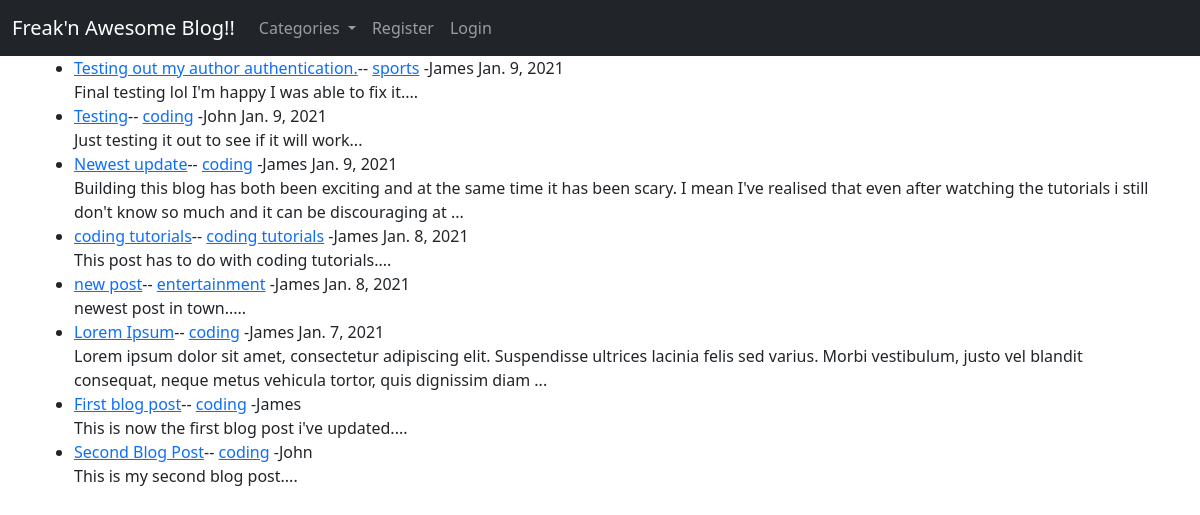
The page / on the database its author committed.
### theblog/models.py (models this page shows, shortened)
class Post(models.Model):
    title = models.CharField(max_length=255)
    author = models.ForeignKey(User, on_delete=models.CASCADE)
    body = models.TextField()
    title_tag = models.CharField(max_length=255, null=True, blank=True)
    date_time = models.DateTimeField(auto_now_add=True, null=True, blank=True)
    category = models.CharField(max_length=255, default= '')
    likes = models.ManyToManyField(User, related_name='blogpost_like')

### theblog/views.py (the view)
# urls.py: path('', HomeView.as_view(), name= 'home'),
class HomeView(ListView):
    model = Post
    template_name = 'home.html'
    ordering = ['-date_time']
    def get_context_data(self, *args, **kwargs):
        cat_menu = Category.objects.all()
        context = super(HomeView, self).get_context_data(*args, **kwargs)
        context['cat_menu'] = cat_menu
        return context

### theblog/models.py (called while the page is built)
    def __str__(self):
        return(self.name)

### theblog/templates/home.html (shortened to what this page needs)
 {% extends 'base.html' %}
 {% block content %}
 <ul>
     {% for post in object_list %}
        <li><a href="{% url 'article-detail' post.pk %}">{{ post.title }}</a>--
            <a href="{% url 'category_body' post.category|slugify %}">{{post.category}}</a>
            -{{ post.author }}  {{post.date_time.date}}</li>
            {{ post.body|slice:'200'|safe }}...
     {% endfor %}
 </ul>
 {% endblock %}

### rows shown on the page
Post: title "Testing out my author authentication.", category "sports", author "James", date_time "Jan. 9, 2021", body "Final testing lol I'm happy I was able to fix it."
Post: title "Testing", category "coding", author "John", date_time "Jan. 9, 2021", body "Just testing it out to see if it will work"
Post: title "Newest update", category "coding", author "James", date_time "Jan. 9, 2021", body "Building this blog has both been exciting and at the same time it has been scary. I mean I've realised that even after watching the tutorials i still don't know so much and it can be discouraging at"
Post: title "coding tutorials", category "coding tutorials", author "James", date_time "Jan. 8, 2021", body "This post has to do with coding tutorials."
Post: title "new post", category "entertainment", author "James", date_time "Jan. 8, 2021", body "newest post in town.."
Post: title "Lorem Ipsum", category "coding", author "James", date_time "Jan. 7, 2021", body "Lorem ipsum dolor sit amet, consectetur adipiscing elit. Suspendisse ultrices lacinia felis sed varius. Morbi vestibulum, justo vel blandit consequat, neque metus vehicula tortor, quis dignissim diam"
Post: title "First blog post", category "coding", author "James", body "This is now the first blog post i've updated."
Post: title "Second Blog Post", category "coding", author "John", body "This is my second blog post."
